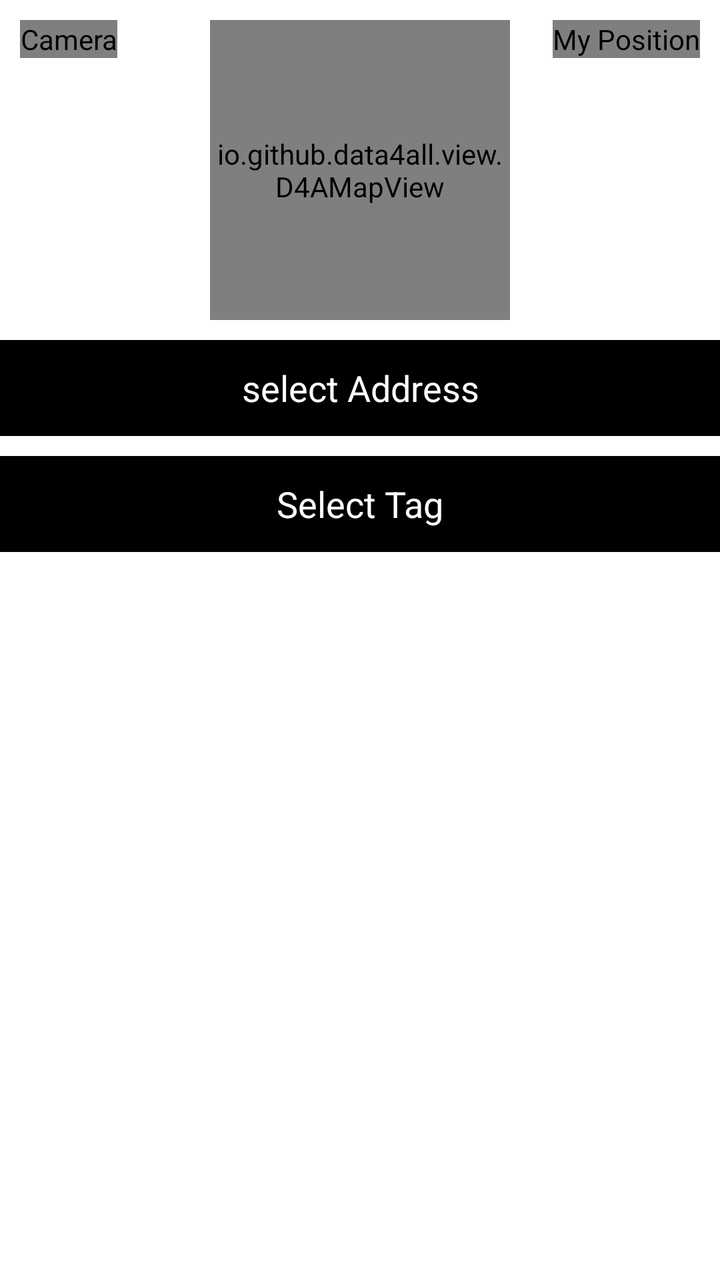
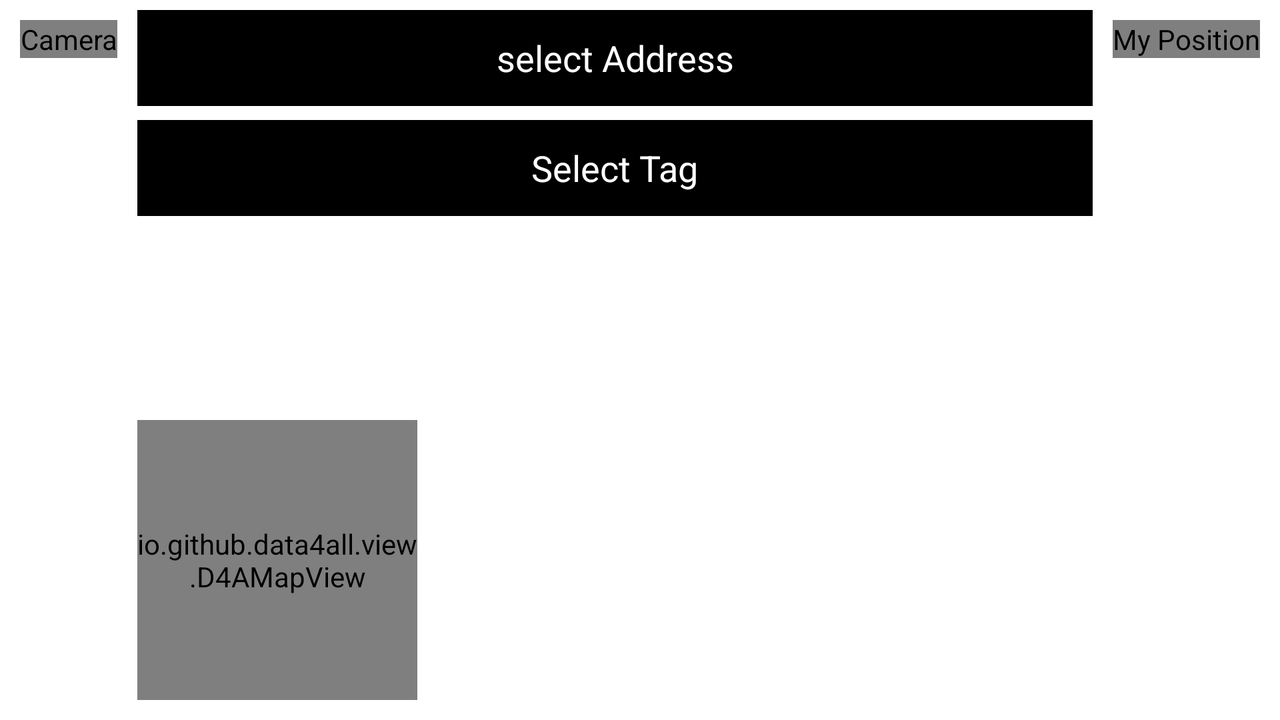

The same Android screen from two of the app's own layout files: first res/layout/ as a phone draws it, then the repository's variant for another configuration, drawn on a device whose configuration selects that folder. Both files follow.
<!-- AndroidManifest.xml: application theme D4ATheme -->
<!-- res/layout/activity_result_view.xml -->
<RelativeLayout xmlns:android="http://schemas.android.com/apk/res/android"
    xmlns:tools="http://schemas.android.com/tools"
    android:id="@+id/relativeLayoutResultView"
    android:layout_width="fill_parent"
    android:layout_height="fill_parent" >

    <io.github.data4all.view.D4AMapView
        android:id="@+id/mapviewResult"
        android:layout_width="150dp"
        android:layout_height="150dp"
        android:layout_alignParentTop="true"
        android:layout_centerHorizontal="true"
        android:layout_marginTop="10dp" />
    
    <io.github.data4all.widged.CustomImageButton
        android:id="@+id/buttonResult"
        style="@style/imageButtonOkay"
        android:contentDescription="@string/returnToActualPosition" />

    <io.github.data4all.widged.CustomImageButton
        android:id="@+id/buttonResultToCamera"
        style="@style/imageButtonReturnToCamera"
        android:contentDescription="@string/returnToCamera" />
    
    <Button
        android:id="@+id/buttonAddressSuggestions"
       android:layout_width="wrap_content"
        android:layout_height="wrap_content"
        android:layout_alignParentLeft="true"
        android:layout_alignParentRight="true"
        android:layout_marginTop="10dp"
         android:layout_below="@+id/mapviewResult"
        android:background="@android:color/background_dark"
        android:textColor="@android:color/white" 
        android:text="@string/selectAddress"/>

    <ListView
        android:id="@+id/listViewResultView"
        android:layout_width="match_parent"
        android:layout_height="wrap_content"
        android:layout_alignParentBottom="true"
        android:layout_alignParentLeft="true"
        android:layout_below="@+id/buttonClassifiedTag"
        android:layout_marginTop="10dp"  >

    </ListView>

    <Button
        android:id="@+id/buttonClassifiedTag"
        android:layout_width="wrap_content"
        android:layout_height="wrap_content"
        android:layout_alignParentLeft="true"
        android:layout_alignParentRight="true"
         android:layout_below="@+id/buttonAddressSuggestions"
         android:layout_marginTop="10dp" 
         android:background="@android:color/background_dark"
         android:textColor="@android:color/white"
        android:text="@string/SelectTag" />

       
</RelativeLayout>
<!-- resources referenced by this layout -->
<resources>
  <string name="SelectTag">Select Tag</string>
  <string name="returnToActualPosition">My Position</string>
  <string name="returnToCamera">Camera</string>
  <string name="selectAddress">select Address</string>
  <!-- from res/values-v11/ -->
  <style name="imageButtonOkay" parent="imageButtonStyle">
          <item name="android:layout_alignParentTop">true</item>
          <item name="android:layout_alignParentRight">true</item>
          <item name="android:layout_marginTop">10dp</item>
          <item name="android:layout_marginRight">10dp</item>
          <item name="android:src">@drawable/ic_ok</item>
      </style>
  <!-- from res/values-v11/ -->
  <style name="imageButtonReturnToCamera" parent="imageButtonStyle">
           <item name="android:layout_alignParentTop">true</item>
          <item name="android:layout_alignParentLeft">true</item>
          <item name="android:layout_marginLeft">10dp</item>
          <item name="android:layout_marginTop">10dp</item>
          <item name="android:src">@drawable/ic_cam</item>
      </style>
  <style name="D4ATheme" parent="@android:style/Theme.Holo.Light">
          <item name="android:actionBarStyle">@style/ActionBar</item>
      </style>
  <!-- from res/values-v11/ -->
  <style name="imageButtonStyle" parent="@android:style/Widget.Button">
          <item name="android:layout_width">wrap_content</item>
          <item name="android:layout_height">wrap_content</item>
          <item name="android:background">@null</item>
          <item name="android:padding">0dp</item>
      </style>
  <!-- drawable ic_ok: png bitmap (drawable-hdpi, 8289 bytes) -->
  <!-- drawable ic_cam: png bitmap (drawable-hdpi, 9001 bytes) -->
  <!-- from res/values-v11/ -->
  <style name="ActionBar" parent="@android:style/Widget.Holo.Light.ActionBar">
          <item name="android:background">@drawable/actionbar</item>
          <item name="android:icon">@drawable/ic_logo_white</item>
          <item name="android:displayOptions">useLogo|showHome</item>
      </style>
  <!-- drawable actionbar (drawable) -->
  <?xml version="1.0" encoding="utf-8"?>
  <bitmap xmlns:android="http://schemas.android.com/apk/res/android"
      android:src="@drawable/bg_actionbar"
      android:tileMode="repeat" />
  <!-- drawable ic_logo_white: png bitmap (drawable, 3992 bytes) -->
  <!-- drawable bg_actionbar: png bitmap (drawable, 2873 bytes) -->
</resources>
<!-- res/layout-land/activity_result_view.xml (the repository's variant of the layout above) -->
<!-- drawn on the phone turned sideways -->
<RelativeLayout xmlns:android="http://schemas.android.com/apk/res/android"
    xmlns:tools="http://schemas.android.com/tools"
    android:id="@+id/relativeLayoutResultView"
    android:layout_width="fill_parent"
    android:layout_height="fill_parent" >
    
    <io.github.data4all.widged.CustomImageButton
        android:id="@+id/buttonResult"
        style="@style/imageButtonOkay"
        android:contentDescription="@string/returnToActualPosition" />

    
    <io.github.data4all.widged.CustomImageButton
        android:id="@+id/buttonResultToCamera"
        style="@style/imageButtonReturnToCamera"
        android:contentDescription="@string/returnToCamera" />
    
        <Button
        android:id="@+id/buttonAddressSuggestions"
        android:layout_width="wrap_content"
        android:layout_height="wrap_content"
        android:layout_marginRight="10dp"
        android:layout_marginLeft="10dp"
        android:layout_marginTop="5dp"
        android:layout_alignParentTop="true"
        android:background="@android:color/background_dark"
        android:layout_toRightOf="@+id/buttonResultToCamera"
        android:layout_toLeftOf="@+id/buttonResult"
        android:layout_alignTop="@+id/buttonResult"
        android:text="@string/selectAddress"
        android:textColor="@android:color/white" />
        
    <Button
        android:id="@+id/buttonClassifiedTag"
        android:layout_width="wrap_content"
        android:layout_height="wrap_content"
        android:layout_marginRight="10dp"
        android:layout_marginLeft="10dp"
        android:layout_marginTop="50dp"
        android:background="@android:color/background_dark"
        android:textColor="@android:color/white" 
        android:layout_below="@+id/buttonAddressSuggestions"
          android:layout_toRightOf="@+id/buttonResultToCamera"
        android:layout_toLeftOf="@+id/buttonResult"
        android:layout_alignTop="@+id/buttonResult"
        android:text="@string/SelectTag"/>

    <ListView
        android:id="@+id/listViewResultView"
        android:layout_width="wrap_content"
        android:layout_height="wrap_content"
        android:layout_alignParentBottom="true"
        android:layout_alignTop="@+id/mapviewResult"
        android:layout_alignRight="@+id/buttonClassifiedTag"
        android:layout_marginLeft="5dp"
        android:layout_below="@+id/buttonResult"
        android:layout_marginBottom="10dp"
        
        android:layout_toRightOf="@+id/mapviewResult">

    </ListView>

    <io.github.data4all.view.D4AMapView
        android:id="@+id/mapviewResult"
        android:layout_width="140dp"
        android:layout_height="140dp"
        android:layout_alignLeft="@+id/buttonClassifiedTag"
         android:layout_marginBottom="10dp"
        android:layout_alignParentBottom="true" >
    </io.github.data4all.view.D4AMapView>

</RelativeLayout>
